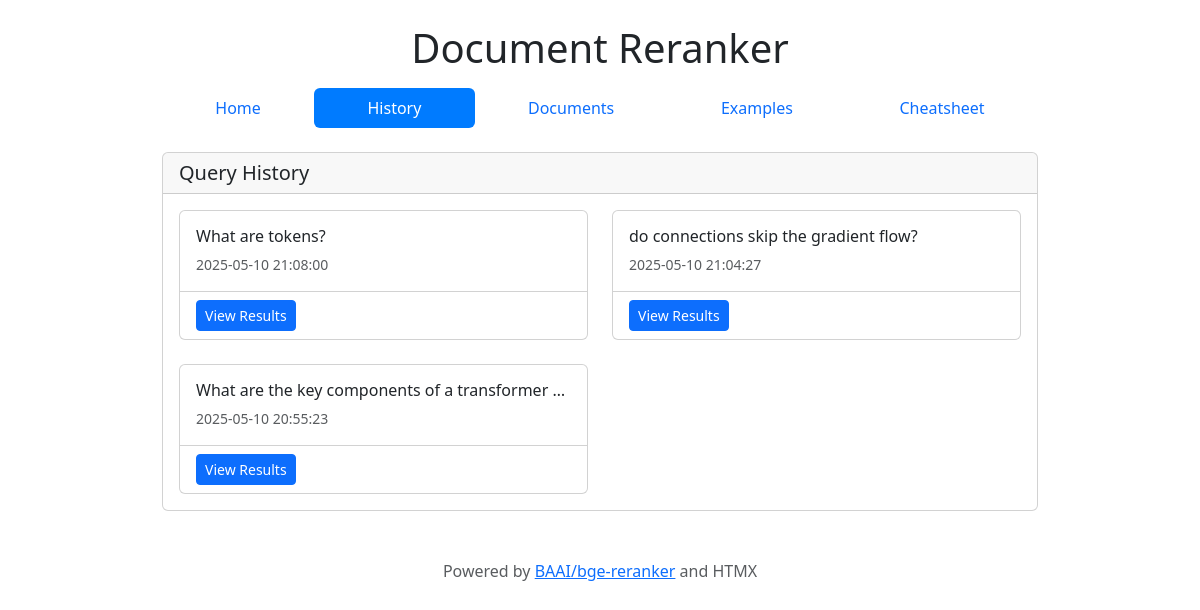
The app's page /history with its own data.
### tables this page shows
CREATE TABLE queries (
            id INTEGER PRIMARY KEY AUTOINCREMENT,
            query TEXT NOT NULL,
            top_k INTEGER,
            created_at TIMESTAMP DEFAULT CURRENT_TIMESTAMP
        );

### app.py (the view)
@app.route("/history")
def history() -> Union[str, Tuple[str, int]]:
    try:
        queries_data: List[Dict[str, Any]] = db.get_recent_queries(20)
        logger.info(f"History page loaded with {len(queries_data)} queries")
        return render_template("history.html", queries=queries_data)
    except Exception as e:
        logger.error(f"Error loading history page: {str(e)}")
        logger.error(traceback.format_exc())
        return render_template("error.html", error=str(e))

### app.py (called while the page is built)
@app.template_filter('format_datetime')
def format_datetime(value: Union[str, datetime], format: str='%Y-%m-%d %H:%M:%S') -> str:
    try:
        if isinstance(value, str):
            dt: datetime = datetime.fromisoformat(value.replace('Z', '+00:00'))
        else:
            dt = value
        return dt.strftime(format)
    except Exception as e:
        logger.error(f"Error formatting datetime {value}: {str(e)}")
        return str(value)

### database.py (called while the page is built, shortened)
@contextmanager
def get_db_connection():
    logger.debug(f"Opening database connection to {DB_PATH}")
    conn = None
    try:
        conn = sqlite3.connect(DB_PATH, timeout=TIMEOUT)
        conn.row_factory = sqlite3.Row
        conn.isolation_level = None  # Enable autocommit mode
        conn.execute("BEGIN")  # Start transaction explicitly
        yield conn
        conn.execute("COMMIT")  # Commit transaction
        logger.debug("Database connection closed normally")
    finally:
        if conn:
            conn.close()

def get_recent_queries(limit=10):
    logger.info(f"Getting {limit} recent queries")
    try:
        with get_db_connection() as conn:
            cursor = conn.cursor()
            cursor.execute(
                "SELECT id, query, top_k, created_at FROM queries ORDER BY created_at DESC LIMIT ?",
                (limit,)
            )
            results = cursor.fetchall()
            logger.debug(f"Retrieved {len(results)} recent queries")
            return results
    except Exception as e:
        logger.error(f"Error in get_recent_queries: {str(e)}")
        logger.error(traceback.format_exc())
        raise

### templates/history.html (shortened to what this page needs)
{% extends "base.html" %}
{% block history_active %}active{% endblock %}
{% block content %}
<div class="card">
    <div class="card-header">
        <h5 class="card-title mb-0">Query History</h5>
    </div>
    <div class="card-body">
        {% if queries %}
            <div class="row row-cols-1 row-cols-md-2 g-4">
                {% for query in queries %}
                <div class="col">
                    <div class="card h-100 query-card">
                        <div class="card-body">
                            <h6 class="card-title text-truncate">{{ query.query }}</h6>
                            <p class="card-text text-muted small">
                                <time datetime="{{ query.created_at }}">{{ query.created_at|format_datetime }}</time>
                            </p>
                        </div>
                        <div class="card-footer bg-transparent">
                            <a href="/history/{{ query.id }}" class="btn btn-sm btn-primary">View Results</a>
                        </div>
                    </div>
                </div>
                {% endfor %}
            </div>
        {% else %}
            <div class="alert alert-info">
                <p class="mb-0">No queries in history yet. Run some queries to see them here.</p>
            </div>
        {% endif %}
    </div>
</div>
{% endblock %}

### templates/base.html (style rules this page uses)
.query-card { transition: transform 0.2s; }

### records on screen
queries: query "What are tokens?", created_at "2025-05-10 21:08:00"
queries: query "do connections skip the gradient flow?", created_at "2025-05-10 21:04:27"
queries: query "What are the key components of a transformer…", created_at "2025-05-10 20:55:23"
